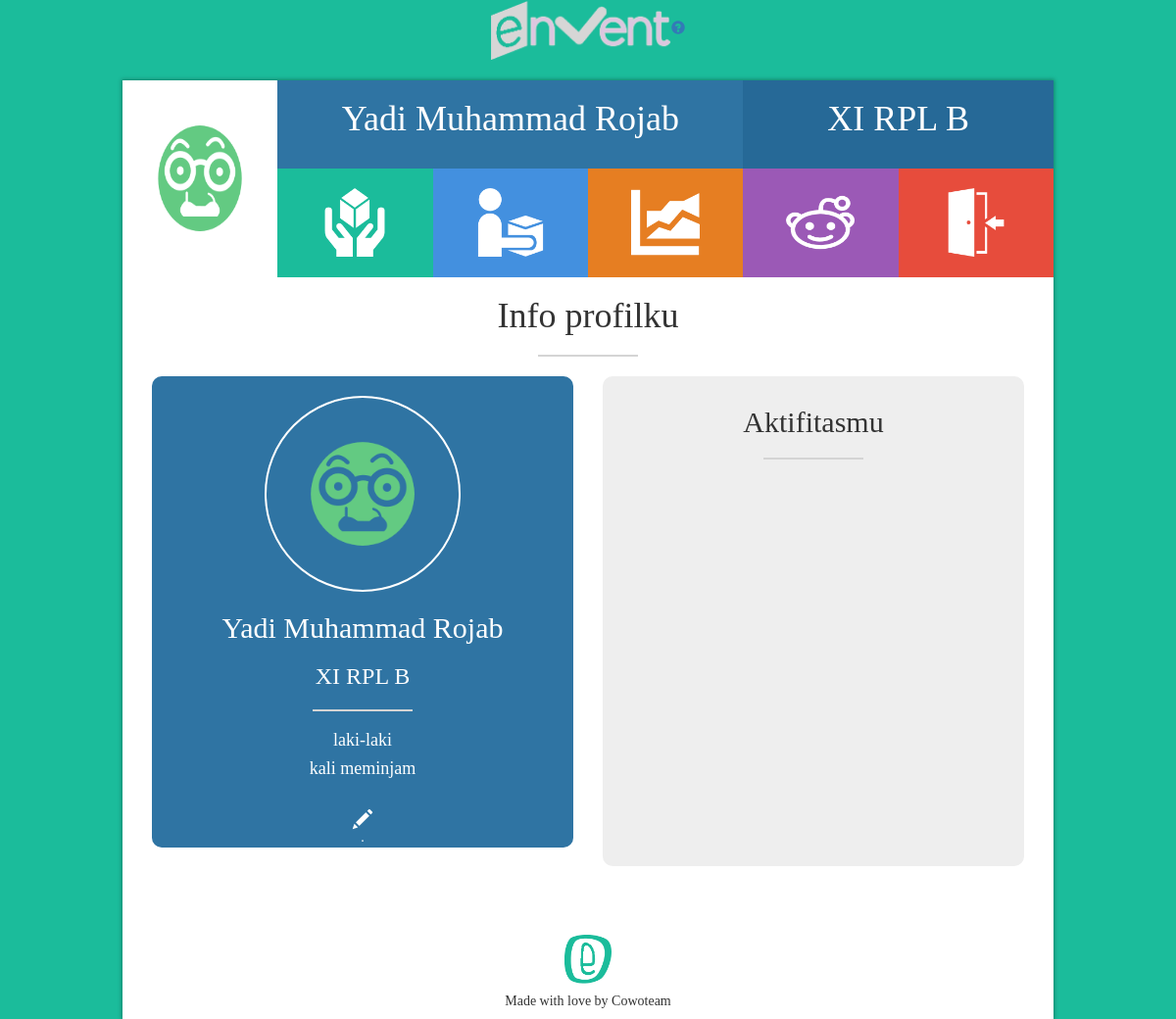
The page /page/welcome/profil.php (signed in) on the database its author committed.
### tables this page shows
CREATE TABLE IF NOT EXISTS `user` (
  `USER_ID` int(11) NOT NULL AUTO_INCREMENT,
  `USERNAME` varchar(100) NOT NULL,
  `PASSWORD` varchar(100) NOT NULL,
  `TIPE` varchar(100) DEFAULT NULL,
  `NAMA` varchar(50) DEFAULT NULL,
  `KELAS` varchar(20) NOT NULL,
  `JENIS_KELAMIN` varchar(15) DEFAULT NULL,
  `NIS` int(11) NOT NULL,
  `ALAMAT` varchar(200) NOT NULL,
  `BANYAK_MEMINJAM` int(11) DEFAULT NULL,
  `FOTO` varchar(500) DEFAULT NULL,
  `BACKGROUND` varchar(500) DEFAULT NULL,
  PRIMARY KEY (`USER_ID`),
  UNIQUE KEY `NIS` (`NIS`)
);

### system/function.php (the view, shortened to what this page needs)
<?php
function tampilnama() {
	$username = $_SESSION['USERNAME'];
	$nama=mysql_query("select * from user where USERNAME='$username'") or die(mysql_error());
	$tnama=mysql_fetch_array($nama);
	echo $tnama['NAMA'];
}
function tampilkelas() {
	$username = $_SESSION['USERNAME'];
	$kelas=mysql_query("select * from user where USERNAME='$username'") or die(mysql_error());
	$tkelas=mysql_fetch_array($kelas);
	echo $tkelas['KELAS'];
}
function tampiljk() {
	$username = $_SESSION['USERNAME'];
	$jk=mysql_query("select * from user where USERNAME='$username'") or die(mysql_error());
	$tjk=mysql_fetch_array($jk);
	echo $tjk['JENIS_KELAMIN'];
}
function tampilpinjam(){
	echo " kali meminjam";
}
function tampilbackground() {
	$username = $_SESSION['USERNAME'];
	$background=mysql_query("select * from user where USERNAME='$username'") or die(mysql_error());
	$tbackground=mysql_fetch_array($background);
	echo $tbackground['BACKGROUND'];
}
function foto() {
	$username = $_SESSION['USERNAME'];
	$foto=mysql_query("select * from user where USERNAME='$username'") or die(mysql_error());
	$tfoto=mysql_fetch_array($foto);
	echo $tfoto['FOTO'];
}
?>

### page/welcome/profil.php (shortened to what this page needs)
<?php
include('../../system/function.php');
?>
<html>
<head>
	<link rel="stylesheet" href="../../css/bootstrap.min.css">
	<link rel="stylesheet" href="../../css/bootstrap-theme.min.css">
	<link rel="stylesheet" type="text/css" href="../../css/tambahan.css">
</head>
<body style='background:<?php tampilbackground(); ?>;'>
<div class="navbar">
      <center><img src='../../img/logo.png' height='60px'><a href="#help" id="login_pop"><span class='glyphicon glyphicon-question-sign'></span></a></center>
</div>
<div class='container'>
	<div class='col-md-10 col-md-offset-1' style='padding:0;background:white;box-shadow: 0 0 4px 1px rgba(0, 0, 0, 0.3);'>
		<div class='col-md-2' style='padding:0;'><img src="../profil/img/<?php foto(); ?>" height='200' width='158'></div>
		<div class='col-md-6' style='background:#2F74A3;'><h1 style='color:white;text-transform:capitalize;'><center><?php tampilnama();?></h1></center><br></div>
		<div class='col-md-4' style='background:#266997;'><h1 style="color:white;"><center><?php tampilkelas();?></center></h1><br></div>
		<a href="pinjam.php"><div class='col-md-2' style='padding:0;'>
			<div class='pinjam'>
			</div>
		</div>
		</a>
		<a href="kembali.php"><div class='col-md-2' style='padding:0;'>
				<div class='kembali'>
				</div>
		</div>
		</a>
		<a href="index.php"><div class='col-md-2' style='padding:0;'>
				<div class='traffic'>
				</div>
		</div>
		</a>
		<a href="profil.php"><div class='col-md-2' style='padding:0;'>
				<div class='profil'>
				</div>
		</div>
		</a>
		<a href="../../system/login.php?op=out"><div class='col-md-2' style='padding:0;'>
				<div class='logout'>
				</div>
		</div>
		</a>
		<div class='col-md-12'>
			<center><h1>Info profilku</h1></center>
			<hr style='width:100px;border:1px solid #d4d4d4;'>
			<div class='col-md-6'>
				<div class='bigprofil'>
					<br><center><img src='../profil/img/<?php foto(); ?>' height='200' width='200' style='border-radius:50%;border:2px solid white;'>
					<h2 style='text-transform:capitalize;'> <?php tampilnama(); ?></h2>
					<h3> <?php tampilkelas(); ?> </h3>
					<hr style='width:100px;border:1px solid #d4d4d4;'>
					<h4> <?php tampiljk(); ?> </h4>
					<h4> <?php tampilpinjam(); ?> </h4><br>
					<a href='edit.php' class='glyphicon glyphicon-pencil' style='font-size:20px;'></a><br>.
					</center>
				</div>
			</div>
			<div class='col-md-6'>
				<div class='aktifitas'>
					<br>
					<center><h2 style='margin:0;padding:0;color:#333;'>Aktifitasmu</h2></center>
					<hr style='width:100px;border:1px solid #d4d4d4;'>
				</div>
				<br>
			</div>
			<center><img src="../../img/thumb-footer.png" height='50' style='margin-top:50px;'>
			<h5 style='color:#333;'>Made with love by Cowoteam</h5>
			</center>
		</div>
</body>
</html>

### css/tambahan.css (style rules this page uses)
body, h1, h2, h3, h4, h5, h6, p { font-family: 'segoe ui light'; }
.wide h1, h2, h3, h4, h5, h6 { color: white; }
#page2 h1, h4 { color: white; }
#page3 h1, h4 { color: white; }
.pinjam { height: 111px; background:#1BBC9B; background-image: url('../img/pinjam.png'); background-position: center; background-size:70px; background-repeat:no-repeat; transition:1s; }
.kembali { height: 111px; background: #4390DF; background-image: url('../img/ngembaliin.png'); background-position: center; background-size:70px; background-repeat:no-repeat; transition:1s; }
.traffic { height: 111px; background: #e67e22; background-image: url('../img/arus.png'); background-position: center; background-size:70px; background-repeat:no-repeat; transition:1s; }
.profil { height: 111px; background: #9b59b6; background-image: url('../img/profil.png'); background-position: center; background-size:70px; background-repeat:no-repeat; transition:1s; }
.logout { height: 111px; background: #e74c3c ; background-image: url('../img/logout.png'); background-position: center; background-size:70px; background-repeat:no-repeat; transition:1s; }
.bigprofil { background: #2F74A3; width: 100%; border-radius: 10px; color: white; transition:1s; }
.bigprofil a { color: white; }
.aktifitas { background: #EEE; width: 100%; height: 500px; border-radius: 10px; padding: 10px; }

### rows shown on the page
user: FOTO (placeholder picture), NAMA "Yadi Muhammad Rojab Yadi Muhammad Rojab", KELAS "XI RPL B XI RPL B", JENIS_KELAMIN "laki-laki"
